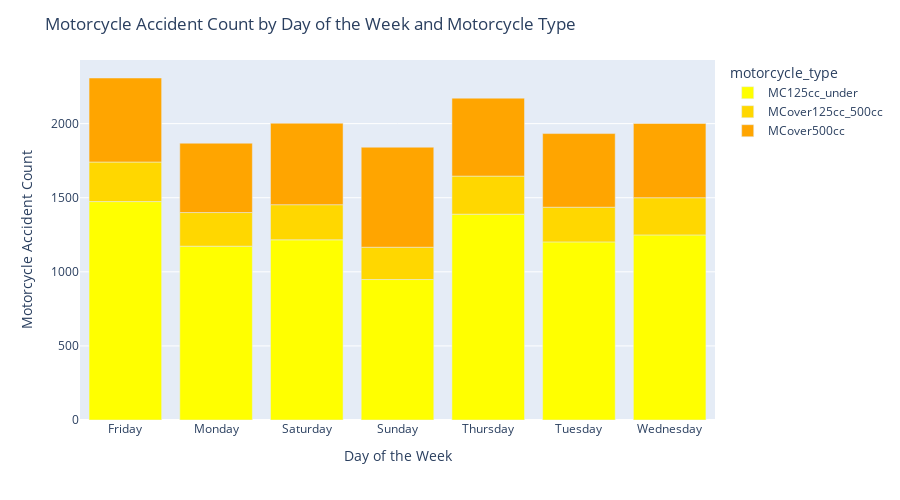

Source (notebook cell):
### Code cell
# Determine the number of accidents for each day_name and motorcycle type.

day_motorcycle_counts = vehicle_acc2020.groupby(['day name', 'motorcycle_type']).size().reset_index(name='count')

# Sort the day names in descending order of counts
day_order = day_motorcycle_counts.groupby('day name')['count'].sum().sort_values(ascending=False).index
day_motorcycle_counts['day name'] = pd.Categorical(day_motorcycle_counts['day name'], categories=day_order, ordered=True)

# Using plotly , creating an interactive plot
fig = px.bar(day_motorcycle_counts, x='day name', y='count', labels={'count': 'Motor Cycle Accident Count'},
             color='motorcycle_type', height=500, color_discrete_sequence=['yellow', 'gold', 'orange' , 'red'])

# specify the figure layout and axis labels
fig.update_layout(title='Motorcycle Accident Count by Day of the Week and Motorcycle Type',
                  xaxis_title='Day of the Week',
                  yaxis_title='Motorcycle Accident Count',
                  showlegend=True)  # Set showlegend to True to display the motorcycle_type legend

# displayy the interactive plot
fig.show()

### Figure 1 — Plotly figure (JSON) as saved in the notebook; plotly's stock layout.template omitted (floating-point values rounded to 4 significant figures)
{"data": [{"alignmentgroup": "True", "hovertemplate": "motorcycle_type=MC125cc_under<br>day name=%{x}<br>Motor Cycle Accident Count=%{y}<extra></extra>", "legendgroup": "MC125cc_under", "marker": {"color": "yellow", "pattern": {"shape": ""}}, "name": "MC125cc_under", "offsetgroup": "MC125cc_under", "orientation": "v", "showlegend": true, "textposition": "auto", "type": "bar", "x": ["Friday", "Monday", "Saturday", "Sunday", "Thursday", "Tuesday", "Wednesday"], "xaxis": "x", "y": [1474, 1173, 1216, 948, 1389, 1202, 1249], "yaxis": "y"}, {"alignmentgroup": "True", "hovertemplate": "motorcycle_type=MCover125cc_500cc<br>day name=%{x}<br>Motor Cycle Accident Count=%{y}<extra></extra>", "legendgroup": "MCover125cc_500cc", "marker": {"color": "gold", "pattern": {"shape": ""}}, "name": "MCover125cc_500cc", "offsetgroup": "MCover125cc_500cc", "orientation": "v", "showlegend": true, "textposition": "auto", "type": "bar", "x": ["Friday", "Monday", "Saturday", "Sunday", "Thursday", "Tuesday", "Wednesday"], "xaxis": "x", "y": [267, 227, 237, 218, 257, 234, 251], "yaxis": "y"}, {"alignmentgroup": "True", "hovertemplate": "motorcycle_type=MCover500cc<br>day name=%{x}<br>Motor Cycle Accident Count=%{y}<extra></extra>", "legendgroup": "MCover500cc", "marker": {"color": "orange", "pattern": {"shape": ""}}, "name": "MCover500cc", "offsetgroup": "MCover500cc", "orientation": "v", "showlegend": true, "textposition": "auto", "type": "bar", "x": ["Friday", "Monday", "Saturday", "Sunday", "Thursday", "Tuesday", "Wednesday"], "xaxis": "x", "y": [567, 468, 550, 675, 526, 497, 501], "yaxis": "y"}], "layout": {"barmode": "relative", "height": 500, "legend": {"title": {"text": "motorcycle_type"}, "tracegroupgap": 0}, "margin": {"t": 60}, "showlegend": true, "title": {"text": "Motorcycle Accident Count by Day of the Week and Motorcycle Type"}, "xaxis": {"anchor": "y", "domain": [0, 1], "title": {"text": "Day of the Week"}}, "yaxis": {"anchor": "x", "domain": [0, 1], "title": {"text": "Motorcycle Accident Count"}}}}
